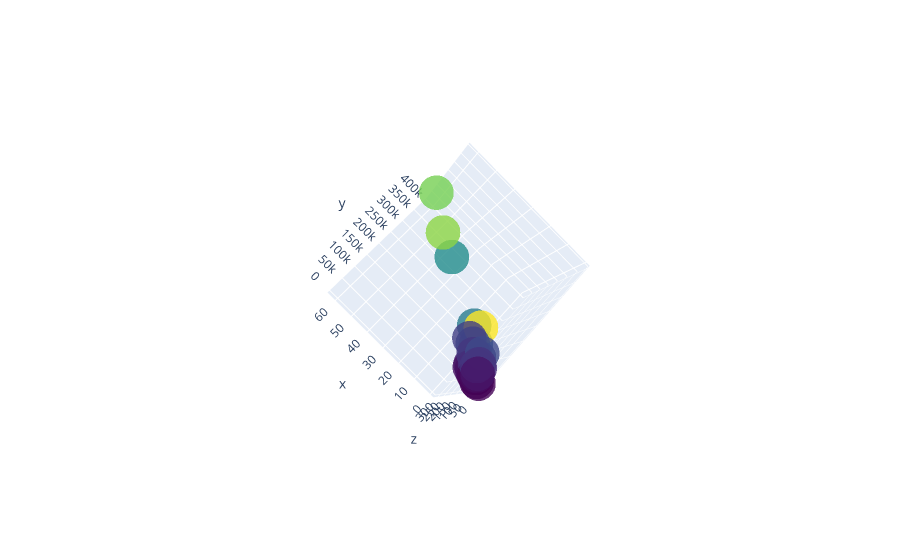

The notebook cell saved with this chart:
### Code cell
#3D Plotly visualization
import chart_studio

chart_studio.tools.set_credentials_file(username='DemoAccount', api_key='lr1c37zw81')

x = df_bar_pubg['solo_Wins']
y = df_bar_pubg['solo_TimeSurvived']
z = df_bar_pubg['solo_RoundsPlayed']

trace1 = go.Scatter3d(
    x=x,
    y=y,
    z=z,
    mode='markers',
    marker=dict(
    size=12,
    color=z,
    colorscale='Viridis',
    opacity=0.8))

data = [trace1]
layout = go.Layout(
    margin=dict(
    l=0,
    r=0,
    b=0,
    t=0)
)

fig = go.Figure(data=data, layout=layout)
iplot(fig, filename='3d-pubg-plot')

### Figure 1 — Plotly figure (JSON) as saved in the notebook; plotly's stock layout.template omitted (floating-point values rounded to 4 significant figures)
{"data": [{"marker": {"color": [17, 33, 5, 8, 6, 16, 142, 19, 44, 8, 116, 335, 87, 72, 23, 3, 165, 65, 16, 45, 55, 45, 9, 14, 277, 265, 77, 52, 56, 22], "colorscale": [[0, "#440154"], [0.1111, "#482878"], [0.2222, "#3e4989"], [0.3333, "#31688e"], [0.4444, "#26828e"], [0.5556, "#1f9e89"], [0.6667, "#35b779"], [0.7778, "#6ece58"], [0.8889, "#b5de2b"], [1, "#fde725"]], "opacity": 0.8, "size": 12}, "mode": "markers", "type": "scatter3d", "x": [3, 6, 0, 4, 2, 5, 12, 5, 6, 2, 7, 4, 9, 4, 3, 1, 38, 12, 6, 2, 7, 4, 3, 2, 48, 63, 4, 3, 3, 2], "y": [18470.0, 33010.0, 4330.0, 13420.0, 9841.0, 22000.0, 148100.0, 26090.0, 49280.0, 10280.0, 106300.0, 233000.0, 91380.0, 71910.0, 31000.0, 3638.0, 246800.0, 87210.0, 20930.0, 45920.0, 62760.0, 43120.0, 11730.0, 18490.0, 331200.0, 397000.0, 87510.0, 53550.0, 47970.0, 25090.0], "z": [17, 33, 5, 8, 6, 16, 142, 19, 44, 8, 116, 335, 87, 72, 23, 3, 165, 65, 16, 45, 55, 45, 9, 14, 277, 265, 77, 52, 56, 22]}], "layout": {"autosize": true, "margin": {"b": 0, "l": 0, "r": 0, "t": 0}, "scene": {"aspectmode": "auto", "aspectratio": {"x": 1, "y": 1, "z": 1}, "camera": {"center": {"x": 0, "y": 0, "z": 0}, "eye": {"x": 0.2376, "y": -1.402, "z": -3.983}, "projection": {"type": "perspective"}, "up": {"x": 0.708, "y": 0.6783, "z": -0.1966}}}}}
